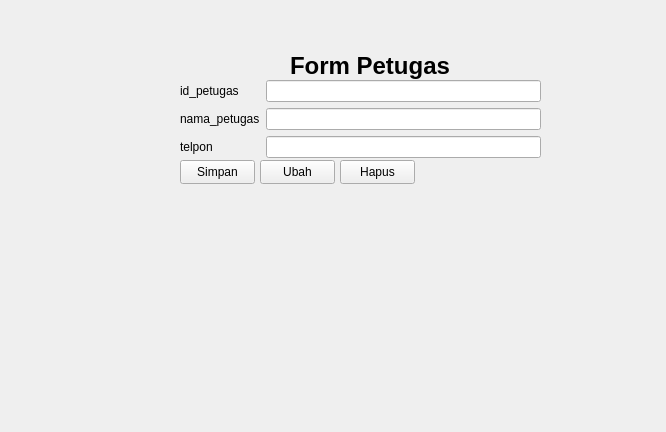
<?xml version="1.0" encoding="UTF-8"?>
<ui version="4.0">
 <class>Form</class>
 <widget class="QWidget" name="Form">
  <property name="geometry">
   <rect>
    <x>0</x>
    <y>0</y>
    <width>666</width>
    <height>432</height>
   </rect>
  </property>
  <property name="windowTitle">
   <string>Form</string>
  </property>
  <widget class="QWidget" name="formLayoutWidget">
   <property name="geometry">
    <rect>
     <x>180</x>
     <y>80</y>
     <width>361</width>
     <height>81</height>
    </rect>
   </property>
   <layout class="QFormLayout" name="formLayout">
    <item row="0" column="0">
     <widget class="QLabel" name="id_petugasLabel">
      <property name="text">
       <string>id_petugas</string>
      </property>
     </widget>
    </item>
    <item row="0" column="1">
     <widget class="QLineEdit" name="id_petugasLineEdit"/>
    </item>
    <item row="1" column="0">
     <widget class="QLabel" name="nama_petugasLabel">
      <property name="text">
       <string>nama_petugas</string>
      </property>
     </widget>
    </item>
    <item row="1" column="1">
     <widget class="QLineEdit" name="nama_petugasLineEdit"/>
    </item>
    <item row="2" column="0">
     <widget class="QLabel" name="telponLabel">
      <property name="text">
       <string>telpon</string>
      </property>
     </widget>
    </item>
    <item row="2" column="1">
     <widget class="QLineEdit" name="telponLineEdit"/>
    </item>
   </layout>
  </widget>
  <widget class="QPushButton" name="pushButton">
   <property name="geometry">
    <rect>
     <x>180</x>
     <y>160</y>
     <width>75</width>
     <height>24</height>
    </rect>
   </property>
   <property name="text">
    <string>Simpan</string>
   </property>
  </widget>
  <widget class="QPushButton" name="pushButton_2">
   <property name="geometry">
    <rect>
     <x>260</x>
     <y>160</y>
     <width>75</width>
     <height>24</height>
    </rect>
   </property>
   <property name="text">
    <string>Ubah</string>
   </property>
  </widget>
  <widget class="QPushButton" name="pushButton_3">
   <property name="geometry">
    <rect>
     <x>340</x>
     <y>160</y>
     <width>75</width>
     <height>24</height>
    </rect>
   </property>
   <property name="text">
    <string>Hapus</string>
   </property>
  </widget>
  <widget class="QLabel" name="label">
   <property name="geometry">
    <rect>
     <x>290</x>
     <y>50</y>
     <width>161</width>
     <height>31</height>
    </rect>
   </property>
   <property name="font">
    <font>
     <pointsize>18</pointsize>
     <bold>true</bold>
    </font>
   </property>
   <property name="text">
    <string>Form Petugas</string>
   </property>
  </widget>
 </widget>
 <resources/>
 <connections/>
</ui>
